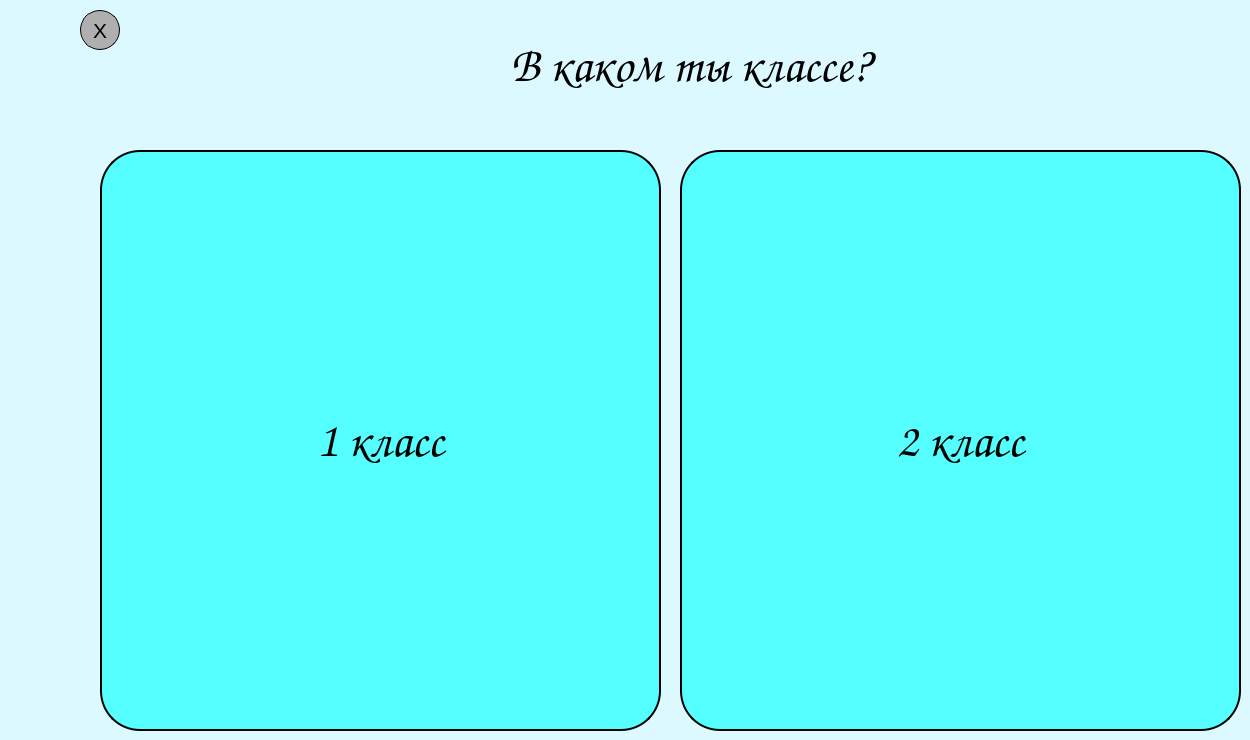
    <widget class="QWidget" name="chooseClassPage">
     <property name="styleSheet">
      <string notr="true">background-color:rgb(219, 249, 255)</string>
     </property>
     <widget class="QLabel" name="label_8">
      <property name="geometry">
       <rect>
        <x>360</x>
        <y>20</y>
        <width>661</width>
        <height>91</height>
       </rect>
      </property>
      <property name="font">
       <font>
        <family>Comic Sans MS</family>
        <pointsize>36</pointsize>
       </font>
      </property>
      <property name="styleSheet">
       <string notr="true">color: rgb(0, 0, 0);</string>
      </property>
      <property name="text">
       <string>В каком ты классе?</string>
      </property>
      <property name="alignment">
       <set>Qt::AlignCenter</set>
      </property>
     </widget>
     <widget class="QPushButton" name="firstClassButton">
      <property name="geometry">
       <rect>
        <x>100</x>
        <y>150</y>
        <width>561</width>
        <height>581</height>
       </rect>
      </property>
      <property name="font">
       <font>
        <family>Comic Sans MS</family>
        <pointsize>36</pointsize>
       </font>
      </property>
      <property name="styleSheet">
       <string notr="true">QPushButton#firstClassButton{
background-color: rgb(85, 255, 255);
border-radius: 40px;
border: 2px solid black;
	color: rgb(0, 0, 0);
}
QPushButton#firstClassButton:hover{
background-color: rgb(66, 198, 198)
}</string>
      </property>
      <property name="text">
       <string>1 класс</string>
      </property>
     </widget>
     <widget class="QPushButton" name="secondClassButton">
      <property name="geometry">
       <rect>
        <x>680</x>
        <y>150</y>
        <width>561</width>
        <height>581</height>
       </rect>
      </property>
      <property name="font">
       <font>
        <family>Comic Sans MS</family>
        <pointsize>36</pointsize>
       </font>
      </property>
      <property name="styleSheet">
       <string notr="true">QPushButton#secondClassButton{
background-color: rgb(85, 255, 255);
border-radius: 40px;
border: 2px solid black;
	color: rgb(0, 0, 0);
}
QPushButton#secondClassButton:hover{
background-color: rgb(66, 198, 198)
}</string>
      </property>
      <property name="text">
       <string>2 класс</string>
      </property>
     </widget>
     <widget class="QPushButton" name="quitChooseClassPageButton">
      <property name="geometry">
       <rect>
        <x>80</x>
        <y>10</y>
        <width>40</width>
        <height>40</height>
       </rect>
      </property>
      <property name="sizePolicy">
       <sizepolicy hsizetype="Minimum" vsizetype="Maximum">
        <horstretch>0</horstretch>
        <verstretch>0</verstretch>
       </sizepolicy>
      </property>
      <property name="font">
       <font>
        <pointsize>16</pointsize>
       </font>
      </property>
      <property name="styleSheet">
       <string notr="true">QPushButton#quitChooseClassPageButton{
border-radius: 20px;
background-color: rgb(175, 175, 175);
border: 1px solid black;
background-image: 'images/undo.png';
	color: rgb(0, 0, 0);
}
QPushButton#quitChooseClassPageButton:hover{
background-color: rgb(109, 109, 109)
}</string>
      </property>
      <property name="text">
       <string>X</string>
      </property>
     </widget>
    </widget>
